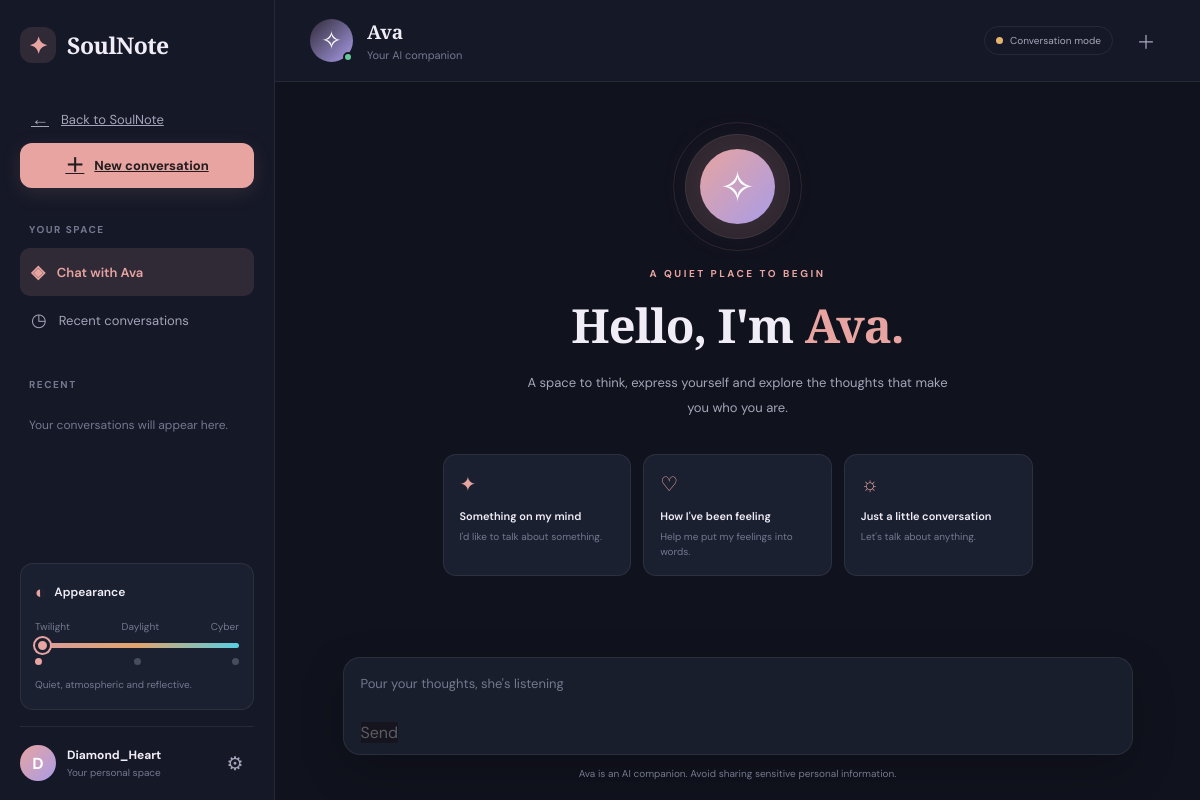
Page /ava-companion (signed in) on the earlier database version.
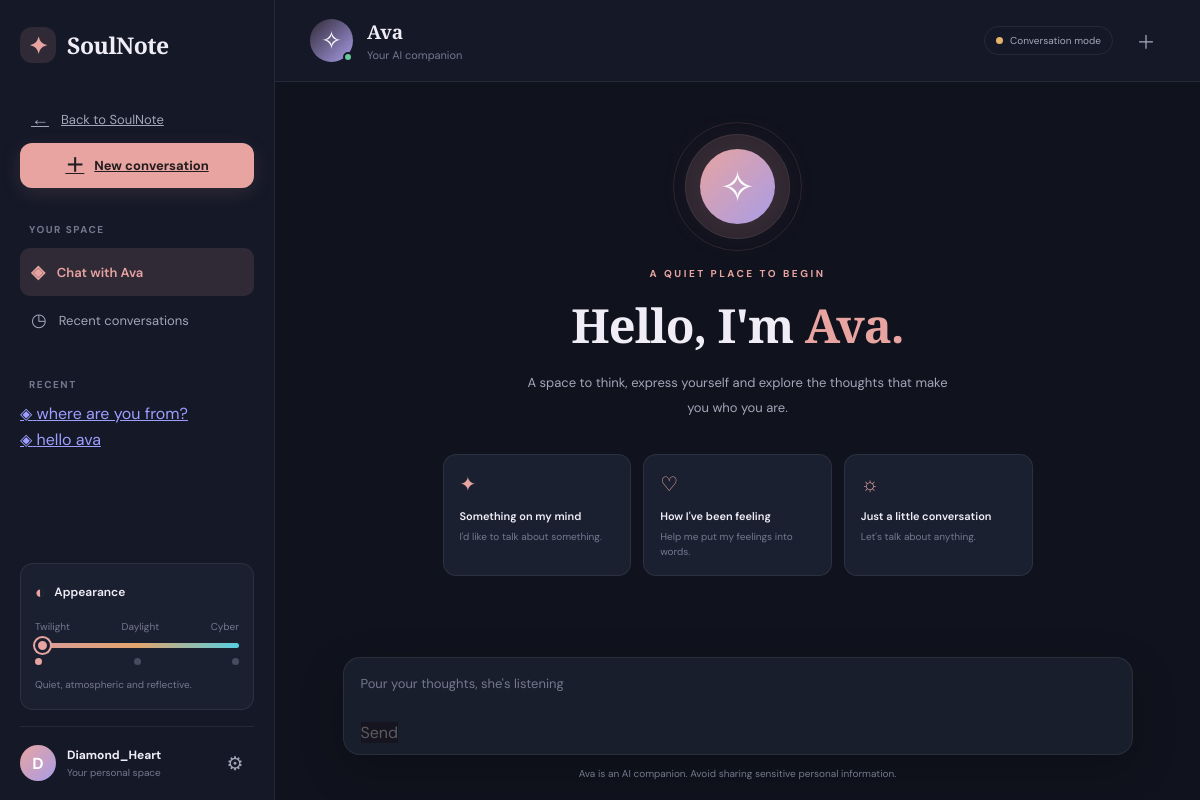
Same page on the later database version.
### ava/models.py (models this page shows, shortened)
class ConversationHistory(models.Model):
	conversation_uuid = models.UUIDField(
		default=uuid.uuid4,
		editable=False,
		unique=True
	)
	user = models.ForeignKey(
		User,
		on_delete=models.CASCADE,
		related_name='conversations'
	)
	title = models.CharField(max_length=150, blank=False, default="New chat", null=False)
	created_at = models.DateTimeField(auto_now_add=True)
	updated_at = models.DateTimeField(auto_now=True)
	class Meta:
		ordering = ['-updated_at']
		verbose_name="Conversation"
		verbose_name_plural = "Conversations"

### ava/views.py (the view, shortened to what this page needs)
# urls.py: path('', ava_chat_view, name='chat'),
@login_required
def ava_chat_view(request, conversation_uuid=None):
    repository = ConversationRepository(request.user)
    conversations = repository.get_conversations()
    active_conversation = None
    messages = []
    context = {
        "user": request.user,
        "conversations": conversations,
        "active_conversation": active_conversation,
        "messages": messages,
    }
    return render(request, "ava/index.html", context)

### ava/repositories.py (called while the page is built)
    def get_conversations(self):
        return self.user.conversations.all()

### templates/ava/index.html (shortened to what the changed rows need)
{% load static %}
<!DOCTYPE html>
<html lang="en" data-theme="twilight">
<head>
	<link rel="stylesheet" href="{% static 'styles/ava/ava.css' %}">
</head>
<body>
<div class="app-shell">
    <aside class="sidebar" id="sidebar">
        <div class="sidebar-top">
            <div class="conversation-section">
				<div class="conversation-list" id="conversationList">
					{% for conversation in conversations %}
						<a
							href="{% url 'ava:conversation' conversation.conversation_uuid %}"
							class="conversation-item {% if active_conversation.id == conversation.id %}active{% endif %}"
							data-conversation-id="{{ conversation.conversation_uuid }}"
						>
							<span class="conversation-icon">◈</span>
							<span class="conversation-title">
								{{ conversation.title }}
							</span>
						</a>
					{% empty %}
						<p class="empty-history">
							Your conversations will appear here.
						</p>
					{% endfor %}
				</div>
            </div>
        </div>
    </aside>
    <main class="main-content">
        <header class="chat-header">
            <div class="header-left">
                <div class="header-identity">
                    <h2>Ava</h2>
                </div>
            </div>
        </header>
        <section class="chat-area" id="chatArea">
			{% if not messages %}
            <div class="welcome-state" id="welcomeState">
                <h1>
                    Hello, I'm <span>Ava.</span>
                </h1>
            </div>
            {% endif %}
        </section>
    </main>
</div>
</body>
</html>

Differences in the rows shown:
added ConversationHistory: title "where are you from?"
added ConversationHistory: title "hello ava"
Other differences:
text no longer shown: "Your conversations will appear here."
